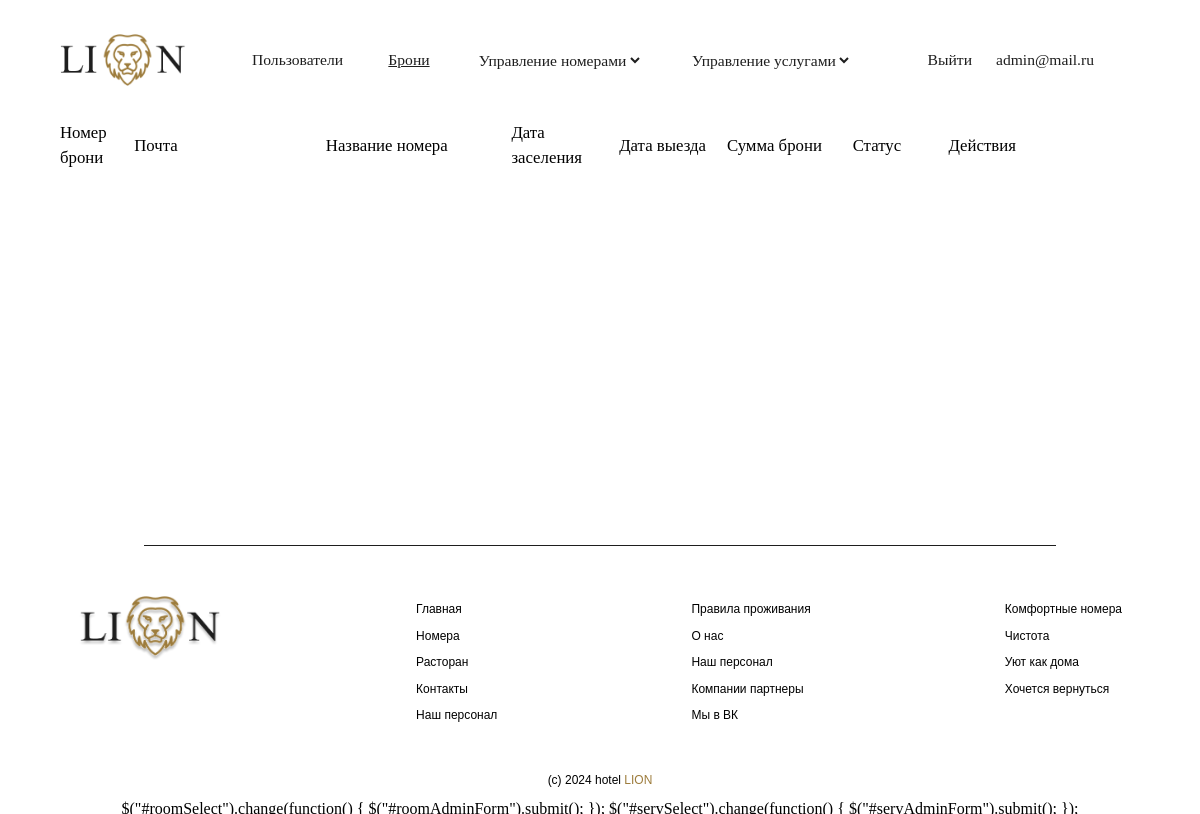
The app's page /admin/index.php?page_admin=bookings (signed in), older data.
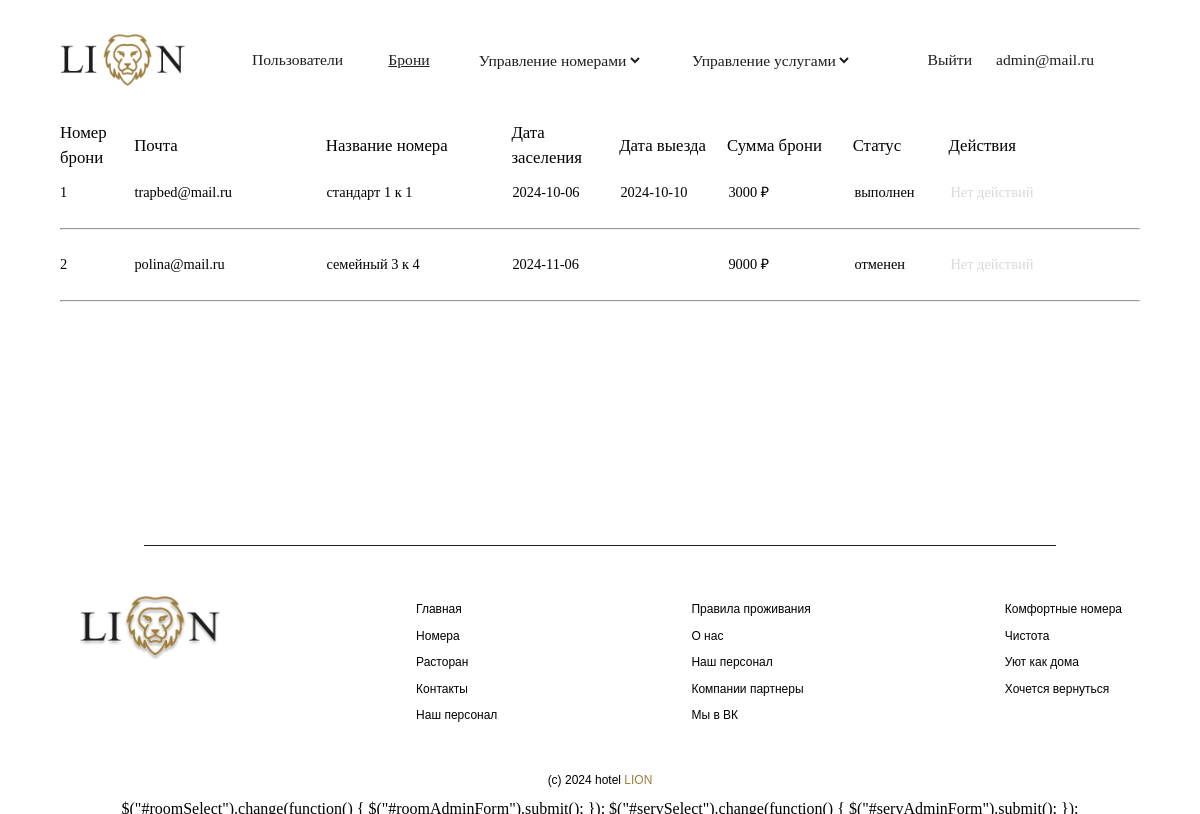
The same page, newer data.
### tables this page shows
CREATE TABLE `book` (
  `id_book` int(11) NOT NULL,
  `id_user` int(11) NOT NULL,
  `id_room` int(11) NOT NULL,
  `date_arrival` date NOT NULL,
  `date_departure` date DEFAULT NULL,
  `status` set('принят','выполнен','отменен') NOT NULL DEFAULT 'принят'
);

CREATE TABLE `users` (
  `id_user` int(11) NOT NULL,
  `email` varchar(100) NOT NULL,
  `password` varchar(100) NOT NULL,
  `role` varchar(5) NOT NULL DEFAULT 'user',
  `blocked` enum('0','1') NOT NULL DEFAULT '0'
);

CREATE TABLE `rooms` (
  `id_room` int(11) NOT NULL,
  `long_name_room` varchar(270) NOT NULL,
  `short_name_room` varchar(150) NOT NULL,
  `desc_room` text NOT NULL,
  `img_room` varchar(70) NOT NULL,
  `id_cat_room` int(11) NOT NULL,
  `amount_in_hotel` int(11) NOT NULL
);

CREATE TABLE `cat_rooms` (
  `id_cat_room` int(11) NOT NULL,
  `name_cat_room` varchar(200) NOT NULL,
  `amount_room_in_room` int(11) NOT NULL,
  `number_pers` varchar(20) NOT NULL,
  `max_pers` int(11) NOT NULL,
  `square_cat_room` int(11) NOT NULL,
  `price_cat_room` decimal(8,2) NOT NULL
);

### database/Connect.php (called while the page is built, shortened)
<?php
class Connect{
    protected $host = 'localhost';
    protected $user = 'root';
    protected $pass ='';
    protected $db = 'lion';
    public function __construct(){
        $this->conn= mysqli_connect($this->host, $this->user,$this->pass, $this->db);
        return $this->conn;
    }
}
?>

### database/Admin_info.php (called while the page is built, shortened)
<?php
    require_once "Connect.php";
class Info extends Connect{
        public function get_all_book(){
            $book = mysqli_fetch_all(mysqli_query($this->conn, "SELECT id_book, users.email, rooms.short_name_room, date_arrival, date_departure, book.status, cat_rooms.price_cat_room FROM `book` JOIN users ON users.id_user=book.id_user JOIN rooms ON rooms.id_room=book.id_room JOIN cat_rooms ON cat_rooms.id_cat_room=rooms.id_cat_room"));
            return $book;
        }
}

### admin/index.php (the view, shortened to what this page needs)
<?php
include "../header.php";
require_once "../database/Admin_info.php";
?>
<div id="containerAdmin">
<div id="containerAdminInfo">
<?php
    if(isset($_GET['page_admin'])  &&  $_GET['page_admin'] != 'users'){
        if($_GET['page_admin'] == 'bookings'){
            echo "<table>
                <tr id='tableHeadRoomBook'>
                    <td class='adminBooksId'> Номер <br> брони</td>
                    <td class='adminBooksName'> Почта </td>
                    <td class='adminBooksNameRoom'> Название номера</td>
                    <td class='adminBooksDateArrival'> Дата заселения</td>
                    <td class='adminBooksDateDeparture'> Дата выезда</td>
                    <td class='adminBooksSumPrice'> Сумма брони</td>
                    <td class='adminBooksStatus'> Статус</td>
                    <td class='adminBooksChangeStatus'> Действия</td>
                </tr>
            </table>";
        }
    }
    ?>
    <div id="scrollContainerAdmin">
    <?php
    if(isset($_GET['page_admin'])  &&  $_GET['page_admin'] != 'users'){
        if($_GET['page_admin'] == 'bookings'){
            $books = new Info();
            $books = $books->get_all_book();
            foreach ($books as $book){
                echo "<table>
                        <tr id='tableHeadRoomBook'>
                            <td class='adminBooksId'>$book[0]</td>
                            <td class='adminBooksName'>$book[1]</td>
                            <td class='adminBooksNameRoom'>$book[2]</td>
                            <td class='adminBooksDateArrival'> $book[3] </td>
                            <td class='adminBooksDateDeparture'> $book[4] </td>
                            <td class='adminBooksSumPrice'>".substr($book[6], 0, -3)."	&#8381;</td>
                            <td class='adminBooksStatus'> $book[5] </td>
                            <td class='adminBooksChangeStatus'>";
                            if($book[5] == 'принят'){
                                echo "
                                <a class='completedBook' href='../admin/action-book.php?act=completed&id=$book[0]'>Выполнить</a>
                                <a class='rejectBook' href='../admin/action-book.php?act=reject&id=$book[0]'>Отклонить</a>";
                            }
                            else{
                                echo "<span class='NoActionBooks'>Нет действий</span>";
                            }
                            echo "</td>
                        </tr>
                    </table><hr>";
            }
        }
    }
    ?>
    </div>
</div>
</div>
<?php
include "../footer.php";
?>
<script>
    $("#roomSelect").change(function() {
        $("#roomAdminForm").submit();
    });
    $("#servSelect").change(function() {
        $("#servAdminForm").submit();
    });
</script>

### header.php (shortened to what this page needs)
<!DOCTYPE html>
<html lang="en">
<head>
    <link rel='stylesheet' href='../css/style.css'>
</head>
<body>
    <?php
    if(isset($_SESSION['id_user']) && $_SESSION['role'] == 'admin'){
        echo"
            <nav id='headerNav'>
            <img src='../img/logo.png' alt='logo' id='logoNav'>
            <div id='headerNavSpans'>
                <div id='headerNavigationAdmin'>
                    <a href='../admin/index.php?page_admin=users' class='";
                    if (isset($_GET['page_admin']) && $_GET['page_admin']=='users'){
                        echo "activeNavbar'";
                    }
                    else{
                        echo "inactiveNavbar'";
                    }
                    echo ">Пользователи</a>
                    <a href='../admin/index.php?page_admin=bookings' class='";
                    if(isset($_GET['page_admin']) && $_GET['page_admin']=='bookings'){
                        echo "activeNavbar'";
                    } else{
                        echo "inactiveNavbar'";
                    }
                    echo ">Брони</a>
                    <form method='GET' action='../admin/index.php' id='roomAdminForm'>
                        <select name='page_admin' id='roomSelect' class='";
                        if(isset($_GET['page_admin']) && ($_GET['page_admin']=='rooms' || $_GET['page_admin']=='catRooms')){
                            echo "activeNavbar'";
                        } else{
                            echo "inactiveNavbar'";
                        }
                        echo ">
                            <option value=''>Управление номерами</option>
                            <option value='rooms'>Номера</option>
                            <option value='catRooms'>Категории номеров</option>
                        </select>
                    </form>
                    <form method='GET' action='../admin/index.php' id='servAdminForm'>
                        <select name='page_admin' id='servSelect' class='";
                        if(isset($_GET['page_admin']) && ($_GET['page_admin']=='services' || $_GET['page_admin']=='catServices')){
                            echo "activeNavbar'";
                        } else{
                            echo "inactiveNavbar'";
                        }
                        echo ">
                            <option value=''>Управление услугами</option>
                            <option value='services'>Услуги</option>
                            <option value='catServices'>Категории услуг</option>
                        </select>
                    </form>
                </div>
                <div id='sign'>";
                    echo "<a href='../exit.php'>Выйти</a><a id='userLogin' href='../account.php?'>".$_SESSION['email']."</a>";
                echo "</div>
            </div>
        </nav>
            ";}
    ?>

### footer.php (shortened to what this page needs)
<div class="emtyBetweenContactsFooter"></div>
<hr id="upFooter">
<div class="emtyUpFooter"></div>
<footer>
    <div id="columnFooter">
    <img id="logoFoo" src="/img/logoFoo.png" alt="logo footer">
    <div class="columnFoo">
            <span>Главная</span>
            <span>Номера</span>
            <span>Расторан</span>
            <span>Контакты</span>
            <span>Наш персонал</span>
        </div>
        <div class="columnFoo">
            <span>Правила проживания</span>
            <span>О нас</span>
            <span>Наш персонал</span>
            <span>Компании партнеры</span>
            <span>Мы в ВК</span>
        </div>
        <div class="columnFoo">
            <span>Комфортные номера</span>
            <span>Чистота</span>
            <span>Уют как дома</span>
            <span>Хочется вернуться</span>
        </div>
    </div>
    <span id="coopyright">(c) 2024 hotel <span>LION</span></span>
</footer>

### css/style.css (style rules this page uses)
* { padding: 0; margin: 0; display: flex; flex-direction: column; }
body { align-items: center; }
#headerNav { display: flex; flex-direction: row; align-items: center; justify-content: space-between; width: 90vmax; height: 10vmax; }
#logoNav { width: 10.5vmax; }
#headerNavSpans { display: flex; flex-direction: row; justify-content: space-between; align-items: center; width: 74vmax; height: 100%; }
#headerNavigationAdmin { display: flex; flex-direction: row; align-items: center; justify-content: space-between; width: 50vmax; height: 100%; }
#headerNavigation>a, #headerNavigationAdmin>a, #headerNavSpans>span, #headerNavigationAdmin>form>select { color: #1E1E1E; font-size: 1.3vmax; font-family: 'Times New Roman', Times, serif; outline: transparent; border: transparent; background-color: transparent; }
#sign { font-family: 'Times New Roman'; font-size: 1.3vmax; color: #1E1E1E; display: flex; flex-direction: row; gap: 2vmax; }
#sign>a { font-family: 'Times New Roman'; font-size: 1.3vmax; color: #1E1E1E; text-decoration: transparent; }
#userLogin { font-family: 'Times New Roman'; font-size: 1.3vmax; width: 12vmax; }
#upFooter { align-self: center; width: 76vmax; height: 0.1vmax; border: transparent; background-color: #1E1E1E; }
footer { flex-direction: column; justify-content: space-between; align-items: center; width: 87vmax; height: 17vmax; }
#columnFooter { flex-direction: row; justify-content: space-between; width: 100%; }
#logoFoo { width: 12vmax; height: 5.4vmax; }
.columnFoo>span { font-family: Arial, Helvetica, sans-serif; font-size: 1vmax; line-height: 220%; }
#coopyright { display: block; font-family: Arial, Helvetica, sans-serif; font-size: 1vmax; line-height: 340%; }
#coopyright>span { display: inline; color: #9D7C3C; }
.emtyUpFooter, .empty42 { width: 100%; height: 4.2vmax; }
.emtyBetweenContactsFooter, .empty62 { width: 100%; height: 6.2vmax; }
#containerAdmin { display: flex; flex-direction: row; gap: 3vmax; width: 90vmax; }
.inactiveNavbar { font-family: 'Times New Roman', Times, serif; font-size: 1.4vmax; color: #1E1E1E; text-decoration: transparent; }
.activeNavbar { font-family: 'Times New Roman', Times, serif; font-size: 1.4vmax; color: #1E1E1E; text-decoration: underline; }
#scrollContainerAdmin { overflow-y: scroll; width: 90vmax; display: flex; flex-direction: column; gap: 2vmax; height: 24vmax; }
#containerAdminInfo { display: flex; gap: 1vmax; width: 88vmax; }
#tableHeadUsers, #tableHeadRooms, #tableHeadCatRooms, #tableHeadServ, #tableHeadRoomcatServ, #tableHeadRoomBook, #tableHeadUsersText, #tableHeadRoomsText, #tableHeadCatRoomsText, #tableHeadServText, #tableHeadRoomcatServText, #tableHeadRoomBookText { display: flex; flex-direction: row; }
#tableHeadUsers>td, #tableHeadRooms>td, #tableHeadCatRooms>td, #tableHeadServ>td, #tableHeadRoomcatServ>td, #tableHeadRoomBook>td { font-family: 'Times New Roman', Times, serif; align-items: center; display: flex; flex-direction: row; justify-content: start; font-size: 1.4vmax; line-height: 150%; }
#scrollContainerAdmin>*>*>* { display: flex; align-items: center; }
#scrollContainerAdmin>*>*>*>td { font-size: 1.2vmax; }
#tableHeadRoomBook, #tableHeadRoomBookText { gap: 1vmax; }
.adminBooksId { width: 5.2vmax; }
.adminBooksName { width: 15vmax; }
.adminBooksNameRoom { width: 14.5vmax; }
.adminBooksDateArrival { width: 8vmax; }
.adminBooksDateDeparture { width: 8vmax; }
.adminBooksSumPrice { width: 9.5vmax; }
.adminBooksStatus { width: 7vmax; }
.adminBooksChangeStatus { width: 14vmax; display: flex; flex-direction: row; gap: 2vmax; }
.NoActionBooks { color: #D9D9D9; }

Row changes from the older to the newer data that the page shows:
added book: id_book "1", users.email "trapbed@mail.ru", id_room.short_name_room "стандарт 1 к 1", date_arrival "2024-10-06", date_departure "2024-10-10", cat_rooms.price_cat_room "3000", status "выполнен", shows "Нет действий"
added book: id_book "2", users.email "polina@mail.ru", id_room.short_name_room "семейный 3 к 4", date_arrival "2024-11-06", cat_rooms.price_cat_room "9000", status "отменен", shows "Нет действий"
